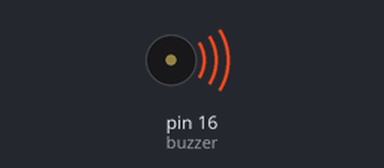
The sketch below on a simulated Arduino Uno, built with avr-gcc and run on an emulated ATmega328P. Parts: buzzer (waves = sounding, pin HIGH).

Above: at 0.5 s.
Timing chart, 0 to 4.6 s (numbered marks = the images above):
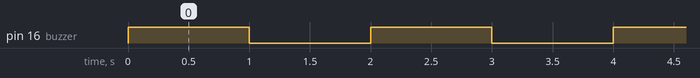

The sketch:

Buzzer.ino
```cpp
int buzzer = 16;
void setup() {
  // put your setup code here, to run once:
  pinMode(buzzer,OUTPUT);

}

void loop() {
  // put your main code here, to run repeatedly:
  digitalWrite(buzzer,HIGH);
  delay(1000);
  digitalWrite(buzzer,LOW);
  delay(1000);

}
```

Measured:
- by itself, pin 16 (buzzer): alternates HIGH for 1.0 s and LOW for 1.0 s
